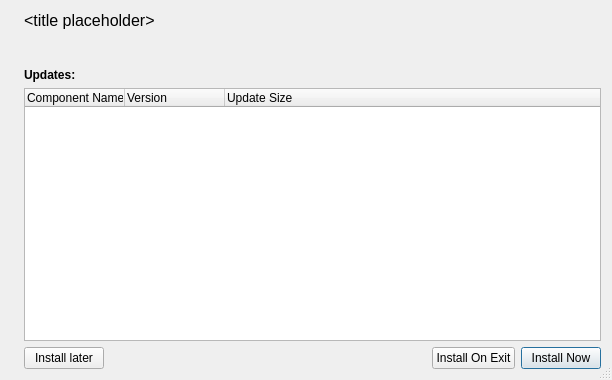
<?xml version="1.0" encoding="UTF-8"?>
<ui version="4.0">
 <class>UpdateInfoDialog</class>
 <widget class="QDialog" name="UpdateInfoDialog">
  <property name="windowModality">
   <enum>Qt::WindowModal</enum>
  </property>
  <property name="geometry">
   <rect>
    <x>0</x>
    <y>0</y>
    <width>612</width>
    <height>380</height>
   </rect>
  </property>
  <property name="windowTitle">
   <string>Check for Updates</string>
  </property>
  <property name="sizeGripEnabled">
   <bool>true</bool>
  </property>
  <property name="modal">
   <bool>true</bool>
  </property>
  <layout class="QHBoxLayout" name="rootLayout">
   <item>
    <widget class="QLabel" name="imageLabel">
     <property name="alignment">
      <set>Qt::AlignLeading|Qt::AlignLeft|Qt::AlignTop</set>
     </property>
    </widget>
   </item>
   <item>
    <layout class="QVBoxLayout" name="verticalLayout_3">
     <item>
      <layout class="QVBoxLayout" name="verticalLayout_2">
       <property name="spacing">
        <number>12</number>
       </property>
       <item>
        <widget class="QLabel" name="headerLabel">
         <property name="font">
          <font>
           <pointsize>12</pointsize>
          </font>
         </property>
         <property name="text">
          <string notr="true">&lt;html&gt;&lt;head/&gt;&lt;body&gt;&lt;p&gt;&amp;lt;title placeholder&amp;gt;&lt;/p&gt;&lt;/body&gt;&lt;/html&gt;</string>
         </property>
        </widget>
       </item>
       <item>
        <widget class="QLabel" name="stateLabel">
         <property name="text">
          <string notr="true">&lt;state placeholder&gt;</string>
         </property>
         <property name="wordWrap">
          <bool>true</bool>
         </property>
        </widget>
       </item>
       <item>
        <widget class="QLabel" name="subTitleLabel">
         <property name="font">
          <font>
           <weight>75</weight>
           <bold>true</bold>
          </font>
         </property>
         <property name="text">
          <string>Updates:</string>
         </property>
        </widget>
       </item>
      </layout>
     </item>
     <item>
      <widget class="QTreeWidget" name="updateListTreeWidget">
       <property name="editTriggers">
        <set>QAbstractItemView::NoEditTriggers</set>
       </property>
       <property name="tabKeyNavigation">
        <bool>true</bool>
       </property>
       <property name="showDropIndicator" stdset="0">
        <bool>false</bool>
       </property>
       <property name="alternatingRowColors">
        <bool>true</bool>
       </property>
       <property name="selectionMode">
        <enum>QAbstractItemView::NoSelection</enum>
       </property>
       <property name="rootIsDecorated">
        <bool>false</bool>
       </property>
       <property name="itemsExpandable">
        <bool>false</bool>
       </property>
       <property name="expandsOnDoubleClick">
        <bool>false</bool>
       </property>
       <column>
        <property name="text">
         <string>Component Name</string>
        </property>
       </column>
       <column>
        <property name="text">
         <string>Version</string>
        </property>
       </column>
       <column>
        <property name="text">
         <string>Update Size</string>
        </property>
       </column>
      </widget>
     </item>
     <item>
      <layout class="QHBoxLayout" name="horizontalLayout">
       <item>
        <widget class="QPushButton" name="skipButton">
         <property name="toolTip">
          <string>Close and do nothing. You can install updates later.</string>
         </property>
         <property name="text">
          <string>Install later</string>
         </property>
         <property name="autoDefault">
          <bool>false</bool>
         </property>
        </widget>
       </item>
       <item>
        <spacer name="horizontalSpacer">
         <property name="orientation">
          <enum>Qt::Horizontal</enum>
         </property>
         <property name="sizeHint" stdset="0">
          <size>
           <width>40</width>
           <height>20</height>
          </size>
         </property>
        </spacer>
       </item>
       <item>
        <widget class="QPushButton" name="delayButton">
         <property name="toolTip">
          <string>You proceed using the application, and as soon as you close it, the updater will start automatically to install the updates.</string>
         </property>
         <property name="text">
          <string>Install On Exit</string>
         </property>
         <property name="autoDefault">
          <bool>false</bool>
         </property>
        </widget>
       </item>
       <item>
        <widget class="QPushButton" name="acceptButton">
         <property name="toolTip">
          <string>Closes the application and opens the installer to update the app.</string>
         </property>
         <property name="text">
          <string>Install Now</string>
         </property>
         <property name="autoDefault">
          <bool>false</bool>
         </property>
         <property name="default">
          <bool>true</bool>
         </property>
        </widget>
       </item>
      </layout>
     </item>
    </layout>
   </item>
  </layout>
 </widget>
 <tabstops>
  <tabstop>updateListTreeWidget</tabstop>
  <tabstop>acceptButton</tabstop>
  <tabstop>delayButton</tabstop>
  <tabstop>skipButton</tabstop>
 </tabstops>
 <resources/>
 <connections>
  <connection>
   <sender>skipButton</sender>
   <signal>clicked()</signal>
   <receiver>UpdateInfoDialog</receiver>
   <slot>reject()</slot>
   <hints>
    <hint type="sourcelabel">
     <x>96</x>
     <y>368</y>
    </hint>
    <hint type="destinationlabel">
     <x>199</x>
     <y>351</y>
    </hint>
   </hints>
  </connection>
 </connections>
</ui>
